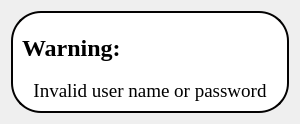
<?xml version="1.0" encoding="UTF-8"?>
<ui version="4.0">
 <class>Dialog</class>
 <widget class="QDialog" name="Dialog">
  <property name="geometry">
   <rect>
    <x>0</x>
    <y>0</y>
    <width>292</width>
    <height>113</height>
   </rect>
  </property>
  <property name="maximumSize">
   <size>
    <width>292</width>
    <height>113</height>
   </size>
  </property>
  <property name="windowTitle">
   <string>Warning</string>
  </property>
  <property name="styleSheet">
   <string notr="true">background-image: url(:/bg/images/Tallest Restaurants in the World 7.jpg);
</string>
  </property>
  <layout class="QVBoxLayout" name="verticalLayout">
   <item>
    <widget class="QFrame" name="frame">
     <property name="styleSheet">
      <string notr="true">background:none;
background-color: rgb(255, 255, 255);
border-color: rgb(255, 0, 0);
border-radius:30px;
border:2px solid #030202;

</string>
     </property>
     <property name="frameShape">
      <enum>QFrame::StyledPanel</enum>
     </property>
     <property name="frameShadow">
      <enum>QFrame::Raised</enum>
     </property>
     <layout class="QGridLayout" name="gridLayout">
      <item row="1" column="1">
       <widget class="QLabel" name="label_2">
        <property name="font">
         <font>
          <family>Times New Roman</family>
          <pointsize>14</pointsize>
         </font>
        </property>
        <property name="styleSheet">
         <string notr="true">border:none;</string>
        </property>
        <property name="text">
         <string>Invalid user name or password</string>
        </property>
        <property name="alignment">
         <set>Qt::AlignCenter</set>
        </property>
       </widget>
      </item>
      <item row="0" column="1">
       <widget class="QLabel" name="label">
        <property name="minimumSize">
         <size>
          <width>256</width>
          <height>52</height>
         </size>
        </property>
        <property name="font">
         <font>
          <family>Times New Roman</family>
          <pointsize>18</pointsize>
          <weight>75</weight>
          <bold>true</bold>
         </font>
        </property>
        <property name="styleSheet">
         <string notr="true">border:none;</string>
        </property>
        <property name="text">
         <string>Warning:</string>
        </property>
       </widget>
      </item>
     </layout>
    </widget>
   </item>
  </layout>
 </widget>
 <resources>
  <include location="images.qrc"/>
 </resources>
 <connections/>
</ui>
